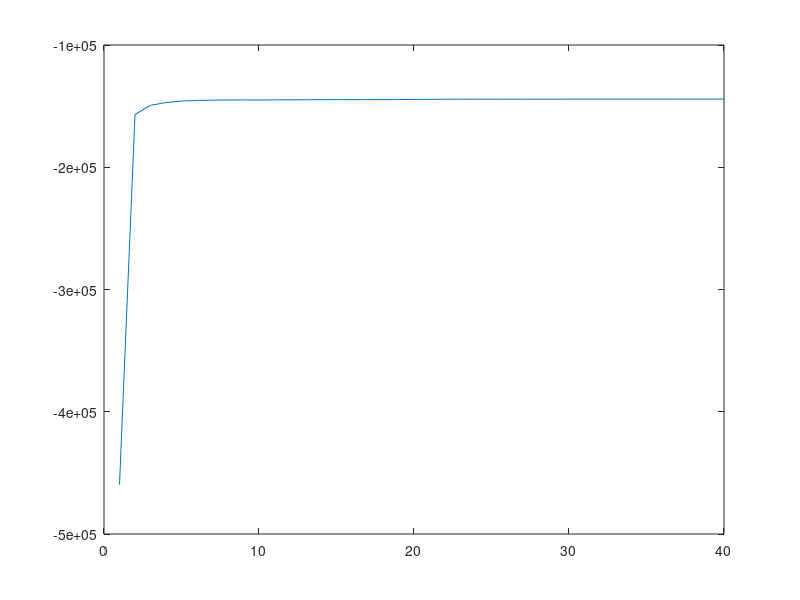
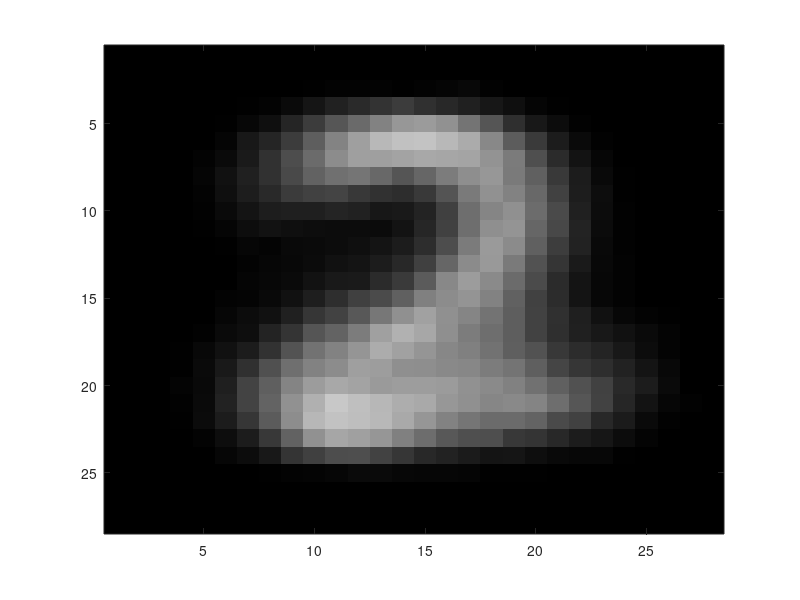
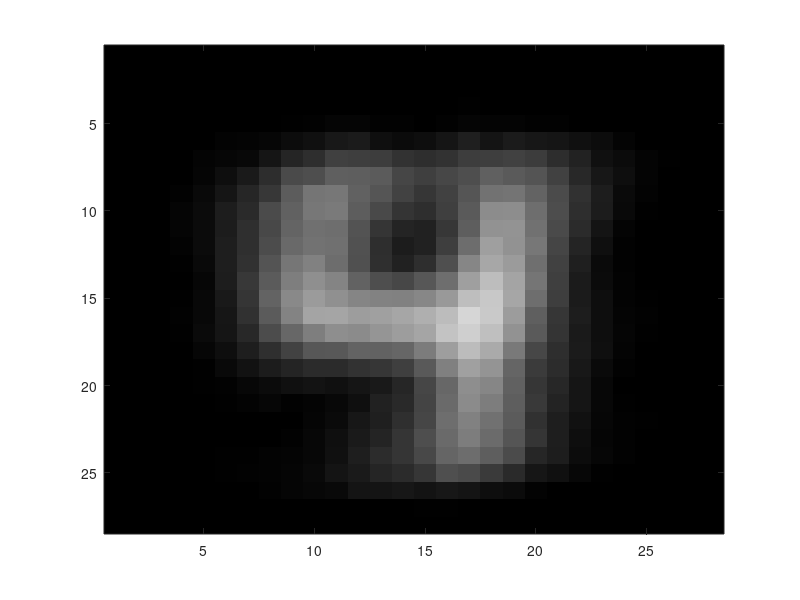
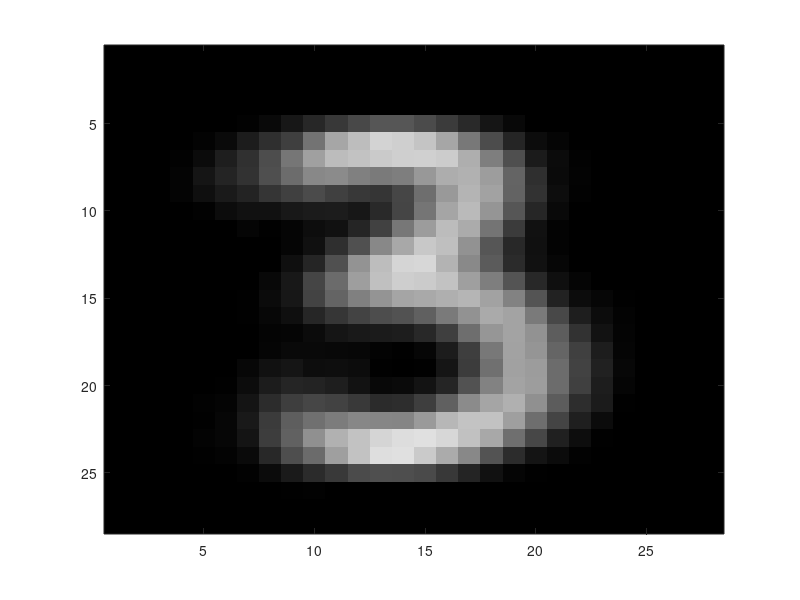

Write the MATLAB code that produced these figures, in order.
clc
clear
rng(45)
%%
N = 800; D = 28*28; X = uint8(zeros(N,D));
fid = fopen ('a012_images.dat', 'r');
for i = 1:N
    X(i,:)  = fread(fid, [D], 'uint8');
end;
status = fclose(fid);

BW_map=[1,1,1; 0,0,0]; 
dims = sqrt(D);

for i = 1:10
% 	figure
% 	image(reshape(X(i,:),[28,28]))
%     colormap(BW_map);
end

X = double(X);
%% Bernoulli MM
K = 3;
N = size(X,1);
dims = size(X,2);
pis = zeros(1,K) + 1/K; %responsibilities

%% log likelihood + E Step
cycles = 40;
reps = 1;
loglik = zeros(cycles,reps);

% for rep = 1:reps
mus = rand(K, dims)/2+0.25;
% sigmas = repmat(eye(4)*(4*rand()+2),1,1,K);

respb = zeros(N,K);
%%
for i = 1:cycles
    pi_log_pX = zeros(K,N);
    pi_pX = zeros(K,N);
    respb = zeros(K,N);  
    for k = 1:K
        log_pX_k = log(binopdf(X, 1, repmat(mus(k,:), N,1)));
        log_pX_k(log_pX_k == -Inf) = 0;
        sum_log_pX_k = sum(log_pX_k,2);
        pi_log_pX(k,:) = (log(pis(k))+sum_log_pX_k)';
        pi_pX(k,:) = (pis(k) * exp(sum_log_pX_k))';
    end
    
    for k = 1:K
        respb(k,:) = pi_pX(k,:)./sum(pi_pX);
        Nk = sum(respb(k,:),2);
        pis(k) = Nk/N;
        mus(k,:) = (respb(k,:)*X)/Nk;
    end
    
    %% calculate log prob
    loglik(i) = sum(sum(respb.*pi_log_pX));
    
    %% M Step
end
% end
plot(1:length(loglik),loglik)

%%

for k = 1:K
	img = mus(k,:)*255;
    figure;
    image(reshape(img,[28,28]))
    colormap(gray(255));
end

%% figure out class assignments and plot
classignments = round(respb);
classignments(1,:) = classignments(1,:)*4;
classignments(2,:) = classignments(2,:)*3;
classignments(3,:) = classignments(3,:)*2;
labels = sum(classignments)';
%% assign classes to new datapoints
fid = fopen ('a012_labels.dat', 'r');
Z = fread(fid, N, 'uint8');
%%
diff = labels - Z;
misclass = find(diff);
misimages = X(misclass(1:4),:);
